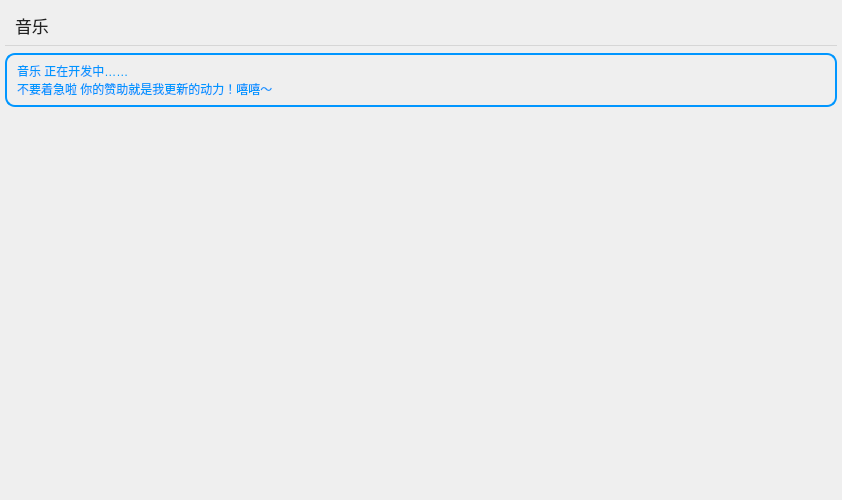
      <widget class="QWidget" name="page_4">
       <layout class="QGridLayout" name="gridLayout_3">
        <property name="leftMargin">
         <number>5</number>
        </property>
        <property name="topMargin">
         <number>0</number>
        </property>
        <property name="rightMargin">
         <number>5</number>
        </property>
        <property name="bottomMargin">
         <number>0</number>
        </property>
        <item row="0" column="0">
         <spacer name="horizontalSpacer_5">
          <property name="orientation">
           <enum>Qt::Horizontal</enum>
          </property>
          <property name="sizeHint" stdset="0">
           <size>
            <width>832</width>
            <height>13</height>
           </size>
          </property>
         </spacer>
        </item>
        <item row="1" column="0">
         <widget class="QLabel" name="label_12">
          <property name="styleSheet">
           <string notr="true">border-style:none;color:rgb(33, 33, 33);font-size: 17px;background-color: rgba(255, 255, 255, 0);</string>
          </property>
          <property name="text">
           <string>音乐</string>
          </property>
          <property name="indent">
           <number>10</number>
          </property>
         </widget>
        </item>
        <item row="2" column="0">
         <widget class="Line" name="line_4">
          <property name="styleSheet">
           <string notr="true">color:rgb(214, 214, 214)</string>
          </property>
          <property name="frameShadow">
           <enum>QFrame::Plain</enum>
          </property>
          <property name="midLineWidth">
           <number>1</number>
          </property>
          <property name="orientation">
           <enum>Qt::Horizontal</enum>
          </property>
         </widget>
        </item>
        <item row="3" column="0">
         <widget class="QWidget" name="widget_8" native="true">
          <property name="styleSheet">
           <string notr="true">border-radius:10px;
border:2px solid rgb(0, 150, 255);</string>
          </property>
          <layout class="QGridLayout" name="gridLayout_10">
           <property name="leftMargin">
            <number>12</number>
           </property>
           <item row="1" column="0">
            <widget class="QLabel" name="label_13">
             <property name="styleSheet">
              <string notr="true">border-style:none;color:rgb(0, 150, 255);</string>
             </property>
             <property name="text">
              <string>音乐 正在开发中……
不要着急啦 你的赞助就是我更新的动力！嘻嘻～</string>
             </property>
            </widget>
           </item>
          </layout>
         </widget>
        </item>
        <item row="4" column="0">
         <spacer name="verticalSpacer_7">
          <property name="orientation">
           <enum>Qt::Vertical</enum>
          </property>
          <property name="sizeHint" stdset="0">
           <size>
            <width>832</width>
            <height>393</height>
           </size>
          </property>
         </spacer>
        </item>
       </layout>
      </widget>
